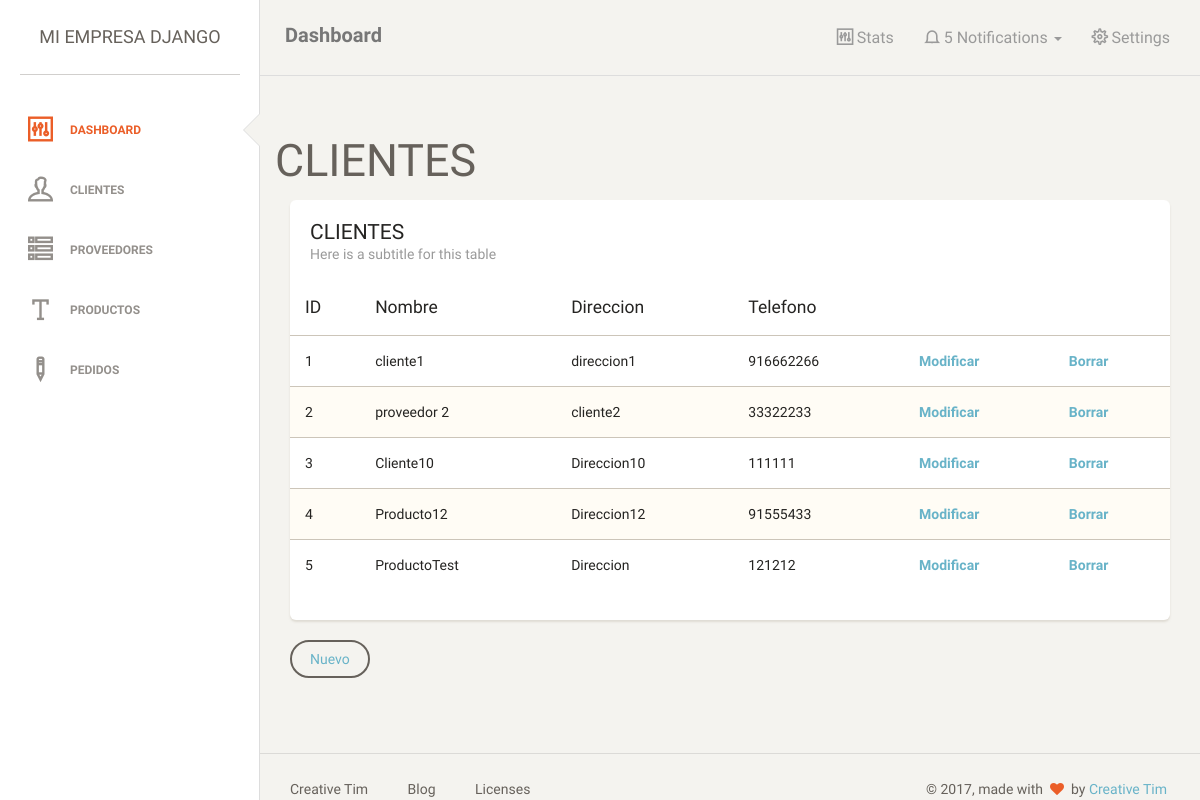
/clientes/, run on the app's committed database.
### central/models.py (models this page shows, shortened)
class Clientes(models.Model):
    nombre = models.CharField(max_length=200)
    direccion = models.CharField(max_length=200)
    telefono = models.CharField(max_length=200)

### central/views.py (the view)
# urls.py: url(r'^clientes/$', views.ClientesList.as_view(), name='clientes_list'),
class ClientesList(ListView):
    model = Clientes

### templates/central/clientes_list.html
{% extends 'base.html' %}
{% block content %}
<h1>CLIENTES</h1>
    <div class="col-md-12">
                        <div class="card">
                            <div class="header">
                                <h4 class="title">CLIENTES</h4>
                                <p class="category">Here is a subtitle for this table</p>
                            </div>
                            <div class="content table-responsive table-full-width">
                                <table class="table table-striped">
                                    <thead>
                                        <th>ID</th>
                                    	<th>Nombre</th>
                                    	<th>Direccion</th>
                                    	<th>Telefono</th>
                                    	<th></th>
                                    	<th></th>
                                    </thead>
                                    <tbody>
                                    {% for cliente in object_list %}
                                        <tr>
                                        	<td>{{ cliente.id }}</td>
                                        	<td>{{ cliente.nombre }}</td>
                                        	<td>{{ cliente.direccion }}</td>
                                        	<td>{{ cliente.telefono }}</td>
                                        	<th><a href="{% url "clientes_edit" cliente.id %}">Modificar</a></th>
                                    		<th><a href="{% url "clientes_delete" cliente.id %}">Borrar</a></th>
                                        </tr>
                                    {% endfor %}
                                    </tbody>
                                </table>
                            </div>
                        </div>
                        <button type="button" class="btn btn-default"><a href="{% url "clientes_new" %}">Nuevo</a></button>
                    </div>
{% endblock %}

### templates/base.html (shortened to what this page needs)
{% load static %}
<!doctype html>
<html lang="en">
<head>
    <link href="{% static 'assets/css/bootstrap.min.css' %}" rel="stylesheet" />
    <link href="{% static 'assets/css/animate.min.css' %}" rel="stylesheet" />
    <link href="{% static 'assets/css/paper-dashboard.css' %}" rel="stylesheet" />
    <link href="{% static 'assets/css/demo.css' %}" rel="stylesheet" />
    <link href="http://maxcdn.bootstrapcdn.com/font-awesome/latest/css/font-awesome.min.css" rel="stylesheet">
    <link href="{% static 'assets/css/themify-icons.css' %}" rel="stylesheet">
</head>
</body>
<div class="wrapper">
    <div class="sidebar" data-background-color="white" data-active-color="danger">
    	<div class="sidebar-wrapper">
            <div class="logo">
                <a href="http://www.creative-tim.com" class="simple-text">
                    MI EMPRESA DJANGO
                </a>
            </div>
            <ul class="nav">
                <li class="active">
                    <a href="{% url 'home' %}">
                        <i class="ti-panel"></i>
                        <p>Dashboard</p>
                    </a>
                </li>
                <li>
                    <a href="{% url 'clientes_list' %}">
                        <i class="ti-user"></i>
                        <p>CLIENTES</p>
                    </a>
                </li>
                <li>
                    <a href="{% url 'proveedores_list' %}">
                        <i class="ti-view-list-alt"></i>
                        <p>PROVEEDORES</p>
                    </a>
                </li>
                <li>
                    <a href="{% url 'productos_list' %}">
                        <i class="ti-text"></i>
                        <p>PRODUCTOS</p>
                    </a>
                </li>
                <li>
                    <a href="{% url 'pedidos_list' %}">
                        <i class="ti-pencil-alt2"></i>
                        <p>PEDIDOS</p>
                    </a>
                </li>
            </ul>
    	</div>
    </div>
    <div class="main-panel">
        <nav class="navbar navbar-default">
            <div class="container-fluid">
                <div class="navbar-header">
                    <a class="navbar-brand" href="#">Dashboard</a>
                </div>
                <div class="collapse navbar-collapse">
                    <ul class="nav navbar-nav navbar-right">
                        <li>
                            <a href="#" class="dropdown-toggle" data-toggle="dropdown">
                                <i class="ti-panel"></i>
								<p>Stats</p>
                            </a>
                        </li>
                        <li class="dropdown">
                              <a href="#" class="dropdown-toggle" data-toggle="dropdown">
                                    <i class="ti-bell"></i>
                                    <p class="notification">5</p>
									<p>Notifications</p>
									<b class="caret"></b>
                              </a>
                        </li>
						<li>
                            <a href="#">
								<i class="ti-settings"></i>
								<p>Settings</p>
                            </a>
                        </li>
                    </ul>
                </div>
            </div>
        </nav>
        <div class="content">
            <div class="container-fluid">
                <div class="row">
                {% block content %}
                {% endblock %}
                </div>
            </div>
        </div>
        <footer class="footer">
            <div class="container-fluid">
                <nav class="pull-left">
                    <ul>
                        <li>
                            <a href="http://www.creative-tim.com">
                                Creative Tim
                            </a>
                        </li>
                        <li>
                            <a href="http://blog.creative-tim.com">
                               Blog
                            </a>
                        </li>
                        <li>
                            <a href="http://www.creative-tim.com/license">
                                Licenses
                            </a>
                        </li>
                    </ul>
                </nav>
                <div class="copyright pull-right">
                    &copy; <script>document.write(new Date().getFullYear())</script>, made with <i class="fa fa-heart heart"></i> by <a href="http://www.creative-tim.com">Creative Tim</a>
                </div>
            </div>
        </footer>
    </div>
</div>
</body>
</html>

### data on the page
Clientes: id "1", nombre "cliente1", direccion "direccion1", telefono "916662266"
Clientes: id "2", nombre "proveedor 2", direccion "cliente2", telefono "33322233"
Clientes: id "3", nombre "Cliente10", direccion "Direccion10", telefono "111111"
Clientes: id "4", nombre "Producto12", direccion "Direccion12", telefono "91555433"
Clientes: id "5", nombre "ProductoTest", direccion "Direccion", telefono "121212"
